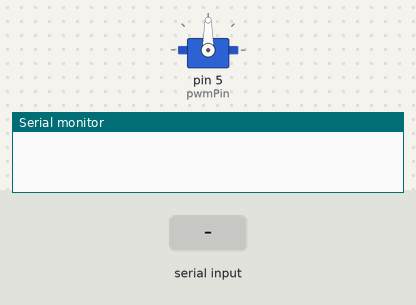
Recording of a sketch running on a simulated Arduino Uno, built with avr-gcc and run on an emulated ATmega328P. Shown: servo, the last lines printed to the serial monitor. The test bench sets the inputs (shaded band).

Above: at 1.2 s.
1.3 s: "commandSpeed\n" received over Serial
At 2.5 s:
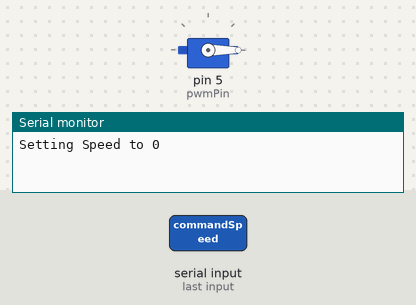
2.8 s: "commandSteering\n" received over Serial
Timing chart, 0 to 5.8 s (numbered marks = the images above; inputs shaded):
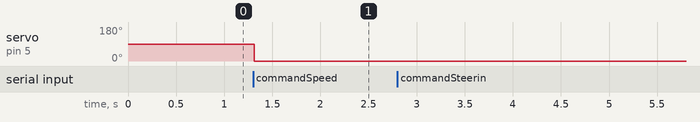

Measured:
- after the input at 1.3 s, servo on pin 5 (pwmPin): 90° → 0° at once

The sketch:

teensyCompAPI.ino
```cpp
// to use this upload it to the Teensy and then open the serial port (ctl+Shift+M) and then the serial monitor will come up.
//Write into the serial port what speed you want the car to go.
//This code uses the servo library so 1000 is full negative  1500 is neutral and 2000 is full speed forward.


const byte numChars = 32;
char receivedChars[numChars]; // an array to store the received data
char receivedNums[numChars];
boolean newData = false;


////////////////////////////////////////
                                      //
#include <Servo.h>
int pwmPin = 5;
Servo myservo;
                                      //
////////////////////////////////////////


void setup() {

////////////////////////////////////////
                                      //
myservo.attach(pwmPin);
                                      //
////////////////////////////////////////

 Serial.begin(9600);
// Serial.println("<Arduino is ready>");
}

void loop() {
 recvWithEndMarker();
 runFunction();
}

void recvWithEndMarker() {
   static byte ndx = 0;
   char endMarker = '\n';
   char splitMarker = '_';
   int splitFound = 0;
   char rc;

   while (Serial.available() > 0 && newData == false) {
     rc = Serial.read();
     if(rc == splitMarker){
          receivedChars[ndx] = '\0'; // terminate the string
          ndx = 0;
          splitFound = 1;
       }
     else if (rc != endMarker) {
       if (splitFound == 0){
          receivedChars[ndx] = rc;
       }
       else{
          receivedNums[ndx] = rc;
       }
       ndx++;
       if (ndx >= numChars) {
         ndx = numChars - 1;
       }
     }
     else {
        if(splitFound == 0){
            receivedChars[ndx] = '\0'; // terminate the string
        }
        else{
            receivedNums[ndx] = '\0'; // terminate the string
        }
        ndx = 0;
        newData = true;
     }
   }
}


 void runFunction(){
   if (newData == true) {
//      Serial.print(receivedChars);
      int intVal = atoi(receivedNums);
      if(strcmp(receivedChars,"commandSpeed") == 0) commandSpeed(intVal);
      if(strcmp(receivedChars, "commandSteering") == 0) commandSteering(intVal);
      if(strcmp(receivedChars, "commandShutdown") == 0) commandShutdown();
      if(strcmp(receivedChars, "pollSpeed") == 0) pollSpeed();
      if(strcmp(receivedChars, "pollThrottle") == 0)  pollThrottle();
      if(strcmp(receivedChars, "pollSteering") == 0)  pollSteering();
      if(strcmp(receivedChars, "pollMode") == 0)  pollMode();
      if(strcmp(receivedChars, "pollAll") == 0)  pollAll();
   }
    newData = false;
 }


 void commandSpeed(int intVal){
  Serial.print("Setting Speed to ");
  Serial.println(intVal);
  myservo.write(intVal);
}


void commandSteering(int intVal){
  Serial.print("Setting Steering to ");
  Serial.println(intVal);
  myservo.write(intVal);
}


void commandShutdown(){

}


void pollSpeed(){

}


void pollThrottle(){

}


void pollSteering(){

}


void pollMode(){

}


void pollAll(){

}
```
